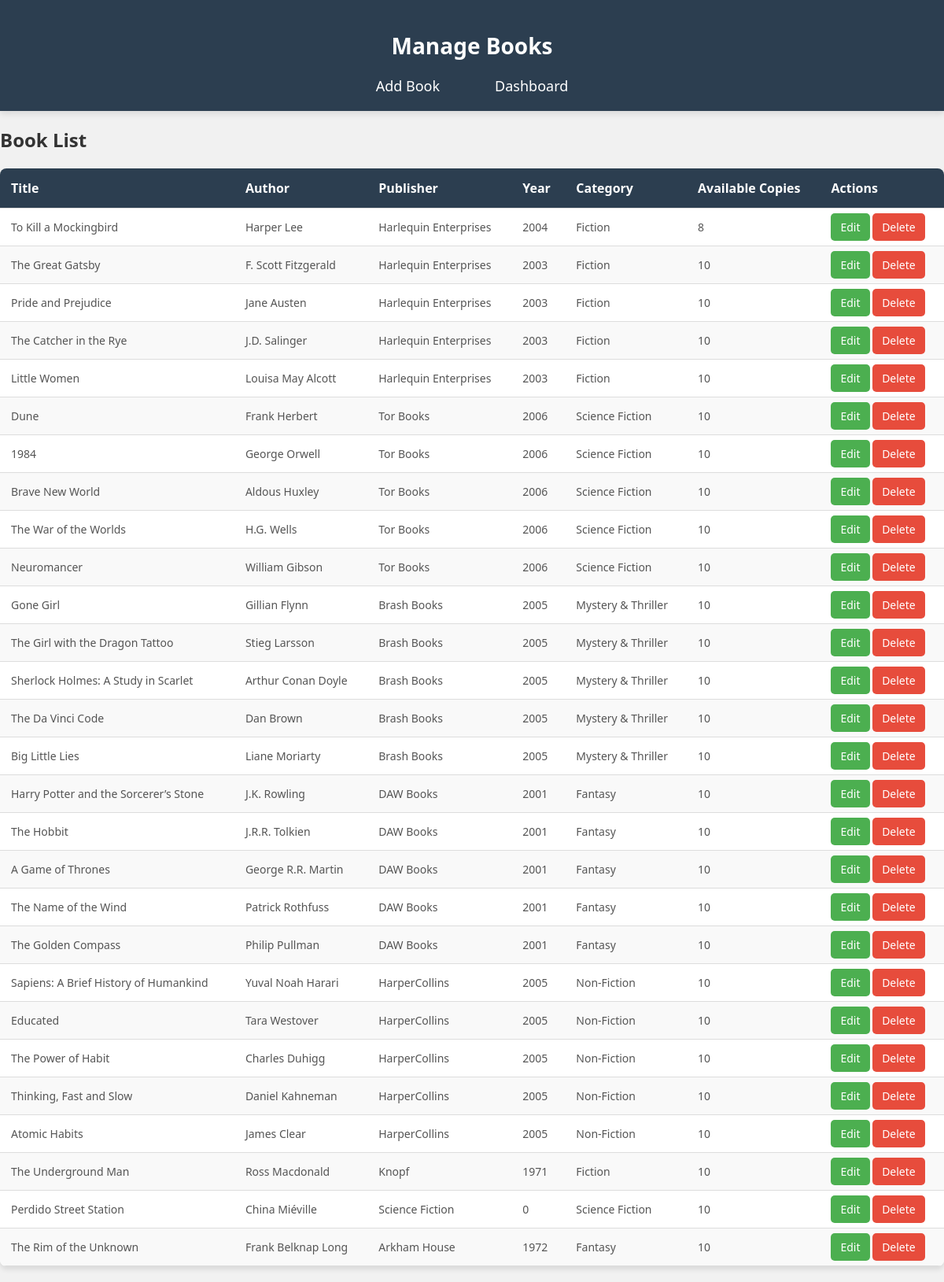
Screenshot of /pages/manage_books.php with the database file from the repository.
### tables this page shows
CREATE TABLE IF NOT EXISTS `books` (
  `book_id` int NOT NULL AUTO_INCREMENT,
  `title` varchar(255) NOT NULL,
  `author` varchar(100) NOT NULL,
  `category` varchar(100) NOT NULL,
  `is_available` tinyint(1) DEFAULT '1',
  `created_at` timestamp NULL DEFAULT CURRENT_TIMESTAMP,
  `available_copies` int NOT NULL DEFAULT '0',
  `publisher` varchar(255) DEFAULT NULL,
  `year` int DEFAULT NULL,
  `quantity` int NOT NULL DEFAULT '0',
  `price` decimal(10,2) NOT NULL DEFAULT '0.00',
  `rack_number` int NOT NULL DEFAULT '1',
  `shelf_number` int NOT NULL DEFAULT '1',
  PRIMARY KEY (`book_id`)
);

### pages/manage_books.php (the view, shortened to what this page needs)
<?php
require '../includes/db_connect.php';
$sql = "SELECT * FROM books";
$result = mysqli_query($conn, $sql);
?>
<!DOCTYPE html>
<html lang="en">
<head>
    <link rel="stylesheet" href="../css/manage_books.css">
</head>
<body>
    <header>
        <h1>Manage Books</h1>
        <nav>
            <ul>
                <li><a href="../pages/add_books.html">Add Book</a></li>
                <li><a href="../actions/admin_dashboard.php">Dashboard</a></li>
            </ul>
        </nav>
    </header>
    <section class="book-list-section">
        <h2>Book List</h2>
        <?php if (mysqli_num_rows($result) > 0): ?>
            <table>
                <thead>
                    <tr>
                        <th>Title</th>
                        <th>Author</th>
                        <th>Publisher</th>
                        <th>Year</th>
                        <th>Category</th>
                        <th>Available Copies</th>
                        <th>Actions</th>
                    </tr>
                </thead>
                <tbody>
                    <?php while ($row = mysqli_fetch_assoc($result)): ?>
                        <tr>
                            <td><?php echo htmlspecialchars($row['title'] ?? 'N/A'); ?></td>
                            <td><?php echo htmlspecialchars($row['author'] ?? 'N/A'); ?></td>
                            <td><?php echo htmlspecialchars($row['publisher'] ?? 'N/A'); ?></td>
                            <td><?php echo htmlspecialchars($row['year'] ?? 'N/A'); ?></td>
                            <td><?php echo htmlspecialchars($row['category'] ?? 'N/A'); ?></td>
                            <td><?php echo htmlspecialchars($row['available_copies'] ?? '0'); ?></td>
                            <td>
                                <a href="../pages/edit_books.php?book_id=<?php echo $row['book_id']; ?>" class="edit-btn">Edit</a>
                                <a href="manage_books.php?delete=<?php echo $row['book_id']; ?>" class="delete-btn" onclick="return confirm('Are you sure?');">Delete</a>
                            </td>
                        </tr>
                    <?php endwhile; ?>
                </tbody>
            </table>
        <?php else: ?>
            <p>No books found.</p>
        <?php endif; ?>
    </section>
</body>
</html>

### css/manage_books.css (style rules this page uses)
body { font-family: 'Segoe UI', Tahoma, Geneva, Verdana, sans-serif; background-color: #f1f1f1; margin: 0; padding: 0; color: #333; }
header { text-align: center; background-color: #2c3e50; color: #fff; padding: 20px 0; box-shadow: 0 4px 8px rgba(0, 0, 0, 0.1); }
header h1 { font-size: 28px; font-weight: 700; }
header nav ul { list-style: none; padding: 0; margin: 20px 0 0; display: flex; justify-content: center; gap: 30px; }
header nav ul li { display: inline; }
header nav ul li a { text-decoration: none; color: #fff; font-size: 18px; padding: 12px 20px; border-radius: 8px; transition: background-color 0.3s ease; }
table { width: 100%; border-collapse: collapse; margin: 20px 0; background: #fff; box-shadow: 0 4px 6px rgba(0, 0, 0, 0.1); border-radius: 8px; overflow: hidden; }
table th, table td { padding: 14px; text-align: left; border-bottom: 1px solid #ddd; }
table th { background-color: #2c3e50; color: #fff; font-size: 16px; }
table td { font-size: 14px; color: #555; }
table tr:nth-child(even) { background-color: #f9f9f9; }
.edit-btn, .delete-btn { text-decoration: none; color: white; padding: 8px 12px; border-radius: 5px; font-size: 14px; transition: background-color 0.3s, transform 0.3s ease; }
.edit-btn { background-color: #4CAF50; }
.delete-btn { background-color: #e74c3c; }

### rows the page displays
books: title "To Kill a Mockingbird", author "Harper Lee", publisher "Harlequin Enterprises", year "2004", category "Fiction", available_copies "8"
books: title "The Great Gatsby", author "F. Scott Fitzgerald", publisher "Harlequin Enterprises", year "2003", category "Fiction", available_copies "10"
books: title "Pride and Prejudice", author "Jane Austen", publisher "Harlequin Enterprises", year "2003", category "Fiction", available_copies "10"
books: title "The Catcher in the Rye", author "J.D. Salinger", publisher "Harlequin Enterprises", year "2003", category "Fiction", available_copies "10"
books: title "Little Women", author "Louisa May Alcott", publisher "Harlequin Enterprises", year "2003", category "Fiction", available_copies "10"
books: title "Dune", author "Frank Herbert", publisher "Tor Books", year "2006", category "Science Fiction", available_copies "10"
books: title "1984", author "George Orwell", publisher "Tor Books", year "2006", category "Science Fiction", available_copies "10"
books: title "Brave New World", author "Aldous Huxley", publisher "Tor Books", year "2006", category "Science Fiction", available_copies "10"
books: title "The War of the Worlds", author "H.G. Wells", publisher "Tor Books", year "2006", category "Science Fiction", available_copies "10"
books: title "Neuromancer", author "William Gibson", publisher "Tor Books", year "2006", category "Science Fiction", available_copies "10"
books: title "Gone Girl", author "Gillian Flynn", publisher "Brash Books", year "2005", category "Mystery & Thriller", available_copies "10"
books: title "The Girl with the Dragon Tattoo", author "Stieg Larsson", publisher "Brash Books", year "2005", category "Mystery & Thriller", available_copies "10"
books: title "Sherlock Holmes: A Study in Scarlet", author "Arthur Conan Doyle", publisher "Brash Books", year "2005", category "Mystery & Thriller", available_copies "10"
books: title "The Da Vinci Code", author "Dan Brown", publisher "Brash Books", year "2005", category "Mystery & Thriller", available_copies "10"
books: title "Big Little Lies", author "Liane Moriarty", publisher "Brash Books", year "2005", category "Mystery & Thriller", available_copies "10"
books: title "Harry Potter and the Sorcerer’s Stone", author "J.K. Rowling", publisher "DAW Books", year "2001", category "Fantasy", available_copies "10"
books: title "The Hobbit", author "J.R.R. Tolkien", publisher "DAW Books", year "2001", category "Fantasy", available_copies "10"
books: title "A Game of Thrones", author "George R.R. Martin", publisher "DAW Books", year "2001", category "Fantasy", available_copies "10"
books: title "The Name of the Wind", author "Patrick Rothfuss", publisher "DAW Books", year "2001", category "Fantasy", available_copies "10"
books: title "The Golden Compass", author "Philip Pullman", publisher "DAW Books", year "2001", category "Fantasy", available_copies "10"
books: title "Sapiens: A Brief History of Humankind", author "Yuval Noah Harari", publisher "HarperCollins", year "2005", category "Non-Fiction", available_copies "10"
books: title "Educated", author "Tara Westover", publisher "HarperCollins", year "2005", category "Non-Fiction", available_copies "10"
books: title "The Power of Habit", author "Charles Duhigg", publisher "HarperCollins", year "2005", category "Non-Fiction", available_copies "10"
books: title "Thinking, Fast and Slow", author "Daniel Kahneman", publisher "HarperCollins", year "2005", category "Non-Fiction", available_copies "10"
books: title "Atomic Habits", author "James Clear", publisher "HarperCollins", year "2005", category "Non-Fiction", available_copies "10"
books: title "The Underground Man", author "Ross Macdonald", publisher "Knopf", year "1971", category "Fiction", available_copies "10"
books: title "Perdido Street Station", author "China Miéville", publisher "Science Fiction", year "0", category "Science Fiction", available_copies "10"
books: title "The Rim of the Unknown", author "Frank Belknap Long", publisher "Arkham House", year "1972", category "Fantasy", available_copies "10"
